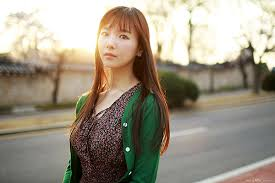
#> input picture Day2/2.jpg, 275 x 183 px, found by its file name
$ python day2-2-2.py
#> lines starting #> are read from the running program, lines starting #| are printed output that depends on the picture
import cv2

def test1():
    img = cv2.imread("Day2/1.jpg")
    print(img.shape)
    cv2.imshow("my",img)
    cv2.waitKey(0)
    cv2.destroyAllWindows()

# test1()

def test2():
    img = cv2.imread("Day2/1.jpg")
    print(img.shape)

    img1 = cv2.cvtColor(img,cv2.COLOR_RGB2GRAY)
    print(img.shape)

    # cv2.imshow("ds",img1)
    # cv2.waitKey(0)
    # cv2.destroyAllWindows()

    cv2.imwrite("Day2/1a.png",img1)

# test2()

def test3():
    img = cv2.imread("Day2/1.jpg")
    print(img.shape)
    w,h,_ = img.shape
    print(w,h)

    w = int(w*0.5)
    h = int(h*0.5)
    print(w,h)

    img1 = cv2.resize(img,(w,h))
    print(img1.shape)

    cv2.imshow("ds",img1)
    cv2.waitKey(0)
    cv2.destroyAllWindows()

# test3()

# 인터넷에서 이미지 파일 구할것 -> 그레이 이미지로 변경 -> 크기를 절반으로 줄이고 출력
def test4():
    img = cv2.imread("Day2/2.jpg")
#> img is the input picture: shape (183, 275, 3); mean B, G, R 131.4, 147.7, 156.2
    img1 = cv2.cvtColor(img,cv2.COLOR_RGB2GRAY)
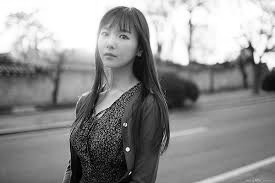
#> img1: shape (183, 275); min 0, max 255, mean 143.7
    print(img1.shape)
#| (183, 275)

    w,h = img1.shape
#> w = 183; h = 275
    w = int(w*0.5)
#> w = 91
    h = int(h*0.5)
#> h = 137

    img1 = cv2.resize(img1,(w,h))
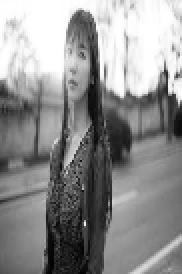
#> img1: shape (137, 91) (shown 2 times larger); min 1, max 255, mean 143.6

    cv2.imshow("my",img)
    cv2.imshow("ds",img1)
    cv2.waitKey(0)
    cv2.destroyAllWindows()

test4()
